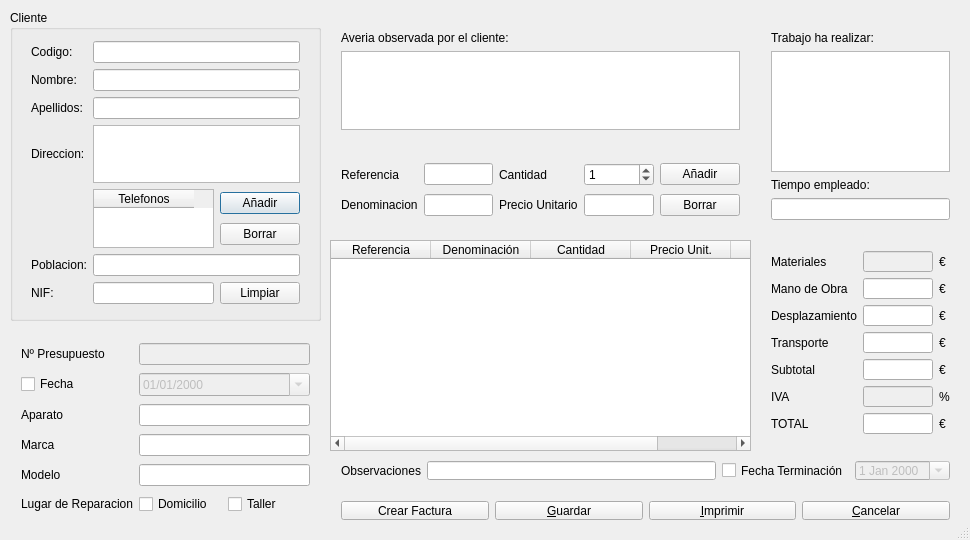
<ui version="4.0" >
 <class>NuevoPresupuestoDialogClass</class>
 <widget class="QDialog" name="NuevoPresupuestoDialogClass" >
  <property name="enabled" >
   <bool>true</bool>
  </property>
  <property name="geometry" >
   <rect>
    <x>0</x>
    <y>0</y>
    <width>970</width>
    <height>540</height>
   </rect>
  </property>
  <property name="windowTitle" >
   <string>Nuevo Presupuesto</string>
  </property>
  <property name="windowIcon" >
   <iconset>images/NPresupuesto.PNG</iconset>
  </property>
  <property name="sizeGripEnabled" >
   <bool>true</bool>
  </property>
  <widget class="QGroupBox" name="groupBox" >
   <property name="geometry" >
    <rect>
     <x>10</x>
     <y>10</y>
     <width>311</width>
     <height>311</height>
    </rect>
   </property>
   <property name="title" >
    <string>Cliente</string>
   </property>
   <widget class="QWidget" name="gridLayout" >
    <property name="geometry" >
     <rect>
      <x>10</x>
      <y>20</y>
      <width>291</width>
      <height>285</height>
     </rect>
    </property>
    <layout class="QGridLayout" >
     <item row="0" column="0" >
      <widget class="QLabel" name="label" >
       <property name="text" >
        <string>Codigo:</string>
       </property>
      </widget>
     </item>
     <item row="1" column="0" >
      <widget class="QLabel" name="label_2" >
       <property name="text" >
        <string>Nombre:</string>
       </property>
      </widget>
     </item>
     <item row="3" column="0" >
      <widget class="QLabel" name="label_3" >
       <property name="text" >
        <string>Direccion:</string>
       </property>
      </widget>
     </item>
     <item row="6" column="0" >
      <widget class="QLabel" name="label_4" >
       <property name="text" >
        <string>NIF:</string>
       </property>
      </widget>
     </item>
     <item row="0" column="1" colspan="4" >
      <widget class="QLineEdit" name="codigoEdit" />
     </item>
     <item row="1" column="1" colspan="4" >
      <widget class="QLineEdit" name="nombreEdit" />
     </item>
     <item row="2" column="1" colspan="4" >
      <widget class="QLineEdit" name="lineEdit_13" />
     </item>
     <item row="3" column="1" colspan="4" >
      <widget class="QTextEdit" name="direccionEdit" >
       <property name="tabChangesFocus" >
        <bool>true</bool>
       </property>
      </widget>
     </item>
     <item row="4" column="1" colspan="3" >
      <widget class="QTableWidget" name="tabla" >
       <column>
        <property name="text" >
         <string>Telefonos</string>
        </property>
       </column>
      </widget>
     </item>
     <item row="4" column="4" >
      <layout class="QVBoxLayout" >
       <item>
        <widget class="QPushButton" name="pushButton_6" >
         <property name="text" >
          <string>Añadir</string>
         </property>
        </widget>
       </item>
       <item>
        <widget class="QPushButton" name="pushButton_8" >
         <property name="text" >
          <string>Borrar</string>
         </property>
        </widget>
       </item>
      </layout>
     </item>
     <item row="5" column="1" colspan="4" >
      <widget class="QLineEdit" name="lineEdit_14" />
     </item>
     <item row="6" column="1" colspan="3" >
      <widget class="QLineEdit" name="nifEdit" />
     </item>
     <item row="2" column="0" >
      <widget class="QLabel" name="label_31" >
       <property name="text" >
        <string>Apellidos:</string>
       </property>
      </widget>
     </item>
     <item row="5" column="0" >
      <widget class="QLabel" name="label_32" >
       <property name="text" >
        <string>Poblacion:</string>
       </property>
      </widget>
     </item>
     <item row="6" column="4" >
      <widget class="QPushButton" name="pushButton_7" >
       <property name="text" >
        <string>Limpiar</string>
       </property>
      </widget>
     </item>
    </layout>
   </widget>
  </widget>
  <widget class="QWidget" name="gridLayout_2" >
   <property name="geometry" >
    <rect>
     <x>10</x>
     <y>330</y>
     <width>311</width>
     <height>201</height>
    </rect>
   </property>
   <layout class="QGridLayout" >
    <item row="1" column="1" colspan="2" >
     <widget class="QDateEdit" name="dateEdit" >
      <property name="enabled" >
       <bool>false</bool>
      </property>
      <property name="displayFormat" >
       <string>dd/MM/yyyy</string>
      </property>
      <property name="calendarPopup" >
       <bool>true</bool>
      </property>
     </widget>
    </item>
    <item row="1" column="0" >
     <widget class="QCheckBox" name="checkBox" >
      <property name="text" >
       <string>Fecha</string>
      </property>
     </widget>
    </item>
    <item row="2" column="0" >
     <widget class="QLabel" name="label_5" >
      <property name="text" >
       <string>Aparato</string>
      </property>
     </widget>
    </item>
    <item row="2" column="1" colspan="2" >
     <widget class="QLineEdit" name="lineEdit" />
    </item>
    <item row="3" column="0" >
     <widget class="QLabel" name="label_6" >
      <property name="text" >
       <string>Marca</string>
      </property>
     </widget>
    </item>
    <item row="3" column="1" colspan="2" >
     <widget class="QLineEdit" name="lineEdit_2" />
    </item>
    <item row="4" column="0" >
     <widget class="QLabel" name="label_7" >
      <property name="text" >
       <string>Modelo</string>
      </property>
     </widget>
    </item>
    <item row="4" column="1" colspan="2" >
     <widget class="QLineEdit" name="lineEdit_3" />
    </item>
    <item row="5" column="0" >
     <widget class="QLabel" name="label_8" >
      <property name="text" >
       <string>Lugar de Reparacion</string>
      </property>
     </widget>
    </item>
    <item row="0" column="0" >
     <widget class="QLabel" name="label_10" >
      <property name="text" >
       <string>Nº Presupuesto</string>
      </property>
     </widget>
    </item>
    <item row="0" column="1" colspan="2" >
     <widget class="QLineEdit" name="lineEdit_4" >
      <property name="enabled" >
       <bool>false</bool>
      </property>
     </widget>
    </item>
    <item row="5" column="1" >
     <widget class="QCheckBox" name="checkBox_2" >
      <property name="text" >
       <string>Domicilio</string>
      </property>
     </widget>
    </item>
    <item row="5" column="2" >
     <widget class="QCheckBox" name="checkBox_3" >
      <property name="text" >
       <string>Taller</string>
      </property>
     </widget>
    </item>
   </layout>
  </widget>
  <widget class="QWidget" name="verticalLayout" >
   <property name="geometry" >
    <rect>
     <x>330</x>
     <y>20</y>
     <width>421</width>
     <height>121</height>
    </rect>
   </property>
   <layout class="QVBoxLayout" >
    <item>
     <widget class="QLabel" name="label_9" >
      <property name="text" >
       <string>Averia observada por el cliente:</string>
      </property>
     </widget>
    </item>
    <item>
     <widget class="QTextEdit" name="textEdit" >
      <property name="tabChangesFocus" >
       <bool>true</bool>
      </property>
     </widget>
    </item>
   </layout>
  </widget>
  <widget class="QWidget" name="gridLayout_4" >
   <property name="geometry" >
    <rect>
     <x>330</x>
     <y>150</y>
     <width>421</width>
     <height>80</height>
    </rect>
   </property>
   <layout class="QGridLayout" >
    <item row="0" column="0" >
     <widget class="QLabel" name="label_21" >
      <property name="text" >
       <string>Referencia</string>
      </property>
     </widget>
    </item>
    <item row="1" column="0" >
     <widget class="QLabel" name="label_22" >
      <property name="text" >
       <string>Denominacion</string>
      </property>
     </widget>
    </item>
    <item row="0" column="1" >
     <widget class="QLineEdit" name="referenciaEdit" />
    </item>
    <item row="1" column="1" >
     <widget class="QLineEdit" name="descripcionEdit" />
    </item>
    <item row="0" column="2" >
     <widget class="QLabel" name="label_29" >
      <property name="text" >
       <string>Cantidad</string>
      </property>
     </widget>
    </item>
    <item row="1" column="2" >
     <widget class="QLabel" name="label_30" >
      <property name="text" >
       <string>Precio Unitario</string>
      </property>
     </widget>
    </item>
    <item row="0" column="3" >
     <widget class="QSpinBox" name="cantidadEdit" >
      <property name="value" >
       <number>1</number>
      </property>
     </widget>
    </item>
    <item row="1" column="3" >
     <widget class="QLineEdit" name="pvpEdit" >
      <property name="enabled" >
       <bool>true</bool>
      </property>
     </widget>
    </item>
    <item row="0" column="4" colspan="2" >
     <widget class="QPushButton" name="pushButton_3" >
      <property name="text" >
       <string>Añadir</string>
      </property>
     </widget>
    </item>
    <item row="1" column="4" colspan="2" >
     <widget class="QPushButton" name="pushButton_2" >
      <property name="text" >
       <string>Borrar</string>
      </property>
     </widget>
    </item>
   </layout>
  </widget>
  <widget class="QTableWidget" name="tableWidget" >
   <property name="enabled" >
    <bool>true</bool>
   </property>
   <property name="geometry" >
    <rect>
     <x>330</x>
     <y>240</y>
     <width>421</width>
     <height>211</height>
    </rect>
   </property>
   <property name="alternatingRowColors" >
    <bool>true</bool>
   </property>
   <property name="selectionMode" >
    <enum>QAbstractItemView::SingleSelection</enum>
   </property>
   <property name="selectionBehavior" >
    <enum>QAbstractItemView::SelectRows</enum>
   </property>
   <property name="rowCount" >
    <number>0</number>
   </property>
   <column>
    <property name="text" >
     <string>Referencia</string>
    </property>
   </column>
   <column>
    <property name="text" >
     <string>Denominación</string>
    </property>
   </column>
   <column>
    <property name="text" >
     <string>Cantidad</string>
    </property>
   </column>
   <column>
    <property name="text" >
     <string>Precio Unit.</string>
    </property>
   </column>
   <column>
    <property name="text" >
     <string>Total</string>
    </property>
   </column>
  </widget>
  <widget class="QWidget" name="verticalLayout_2" >
   <property name="geometry" >
    <rect>
     <x>760</x>
     <y>20</y>
     <width>201</width>
     <height>211</height>
    </rect>
   </property>
   <layout class="QVBoxLayout" >
    <item>
     <widget class="QLabel" name="label_11" >
      <property name="text" >
       <string>Trabajo ha realizar:</string>
      </property>
     </widget>
    </item>
    <item>
     <widget class="QTextEdit" name="textEdit_2" >
      <property name="tabChangesFocus" >
       <bool>true</bool>
      </property>
     </widget>
    </item>
    <item>
     <widget class="QLabel" name="label_12" >
      <property name="text" >
       <string>Tiempo empleado:</string>
      </property>
     </widget>
    </item>
    <item>
     <widget class="QLineEdit" name="lineEdit_5" />
    </item>
   </layout>
  </widget>
  <widget class="QWidget" name="gridLayout_3" >
   <property name="geometry" >
    <rect>
     <x>760</x>
     <y>240</y>
     <width>201</width>
     <height>205</height>
    </rect>
   </property>
   <layout class="QGridLayout" >
    <item row="0" column="0" >
     <widget class="QLabel" name="label_13" >
      <property name="text" >
       <string>Materiales</string>
      </property>
     </widget>
    </item>
    <item row="1" column="0" >
     <widget class="QLabel" name="label_14" >
      <property name="text" >
       <string>Mano de Obra</string>
      </property>
     </widget>
    </item>
    <item row="0" column="1" >
     <widget class="QLineEdit" name="lineEdit_6" >
      <property name="enabled" >
       <bool>false</bool>
      </property>
     </widget>
    </item>
    <item row="1" column="1" >
     <widget class="QLineEdit" name="lineEdit_7" />
    </item>
    <item row="2" column="0" >
     <widget class="QLabel" name="label_15" >
      <property name="text" >
       <string>Desplazamiento</string>
      </property>
     </widget>
    </item>
    <item row="3" column="0" >
     <widget class="QLabel" name="label_16" >
      <property name="text" >
       <string>Transporte</string>
      </property>
     </widget>
    </item>
    <item row="4" column="0" >
     <widget class="QLabel" name="label_17" >
      <property name="text" >
       <string>Subtotal</string>
      </property>
     </widget>
    </item>
    <item row="5" column="0" >
     <widget class="QLabel" name="label_18" >
      <property name="text" >
       <string>IVA</string>
      </property>
     </widget>
    </item>
    <item row="6" column="0" >
     <widget class="QLabel" name="label_19" >
      <property name="text" >
       <string>TOTAL</string>
      </property>
     </widget>
    </item>
    <item row="2" column="1" >
     <widget class="QLineEdit" name="lineEdit_8" />
    </item>
    <item row="3" column="1" >
     <widget class="QLineEdit" name="lineEdit_9" />
    </item>
    <item row="4" column="1" >
     <widget class="QLineEdit" name="lineEdit_10" />
    </item>
    <item row="5" column="1" >
     <widget class="QLineEdit" name="lineEdit_11" >
      <property name="enabled" >
       <bool>false</bool>
      </property>
     </widget>
    </item>
    <item row="6" column="1" >
     <widget class="QLineEdit" name="lineEdit_12" />
    </item>
    <item row="0" column="2" >
     <widget class="QLabel" name="label_20" >
      <property name="text" >
       <string>€</string>
      </property>
     </widget>
    </item>
    <item row="1" column="2" >
     <widget class="QLabel" name="label_23" >
      <property name="text" >
       <string>€</string>
      </property>
     </widget>
    </item>
    <item row="2" column="2" >
     <widget class="QLabel" name="label_24" >
      <property name="text" >
       <string>€</string>
      </property>
     </widget>
    </item>
    <item row="3" column="2" >
     <widget class="QLabel" name="label_25" >
      <property name="text" >
       <string>€</string>
      </property>
     </widget>
    </item>
    <item row="4" column="2" >
     <widget class="QLabel" name="label_26" >
      <property name="text" >
       <string>€</string>
      </property>
     </widget>
    </item>
    <item row="6" column="2" >
     <widget class="QLabel" name="label_28" >
      <property name="text" >
       <string>€</string>
      </property>
     </widget>
    </item>
    <item row="5" column="2" >
     <widget class="QLabel" name="label_27" >
      <property name="text" >
       <string>%</string>
      </property>
     </widget>
    </item>
   </layout>
  </widget>
  <widget class="QWidget" name="horizontalLayout_2" >
   <property name="geometry" >
    <rect>
     <x>330</x>
     <y>450</y>
     <width>631</width>
     <height>41</height>
    </rect>
   </property>
   <layout class="QHBoxLayout" >
    <item>
     <widget class="QLabel" name="label_33" >
      <property name="text" >
       <string>Observaciones</string>
      </property>
     </widget>
    </item>
    <item>
     <widget class="QLineEdit" name="lineEdit_15" />
    </item>
    <item>
     <widget class="QCheckBox" name="checkBox_4" >
      <property name="text" >
       <string>Fecha Terminación</string>
      </property>
     </widget>
    </item>
    <item>
     <widget class="QDateEdit" name="dateEdit_2" >
      <property name="enabled" >
       <bool>false</bool>
      </property>
      <property name="calendarPopup" >
       <bool>true</bool>
      </property>
     </widget>
    </item>
   </layout>
  </widget>
  <widget class="QWidget" name="horizontalLayout" >
   <property name="geometry" >
    <rect>
     <x>330</x>
     <y>490</y>
     <width>631</width>
     <height>41</height>
    </rect>
   </property>
   <layout class="QHBoxLayout" >
    <item>
     <widget class="QPushButton" name="pushButton_9" >
      <property name="text" >
       <string>Crear Factura</string>
      </property>
     </widget>
    </item>
    <item>
     <widget class="QPushButton" name="pushButton_5" >
      <property name="text" >
       <string>&amp;Guardar</string>
      </property>
     </widget>
    </item>
    <item>
     <widget class="QPushButton" name="pushButton_4" >
      <property name="text" >
       <string>&amp;Imprimir</string>
      </property>
     </widget>
    </item>
    <item>
     <widget class="QPushButton" name="pushButton" >
      <property name="text" >
       <string>&amp;Cancelar</string>
      </property>
     </widget>
    </item>
   </layout>
  </widget>
 </widget>
 <layoutdefault spacing="6" margin="11" />
 <resources/>
 <connections>
  <connection>
   <sender>checkBox</sender>
   <signal>clicked(bool)</signal>
   <receiver>dateEdit</receiver>
   <slot>setEnabled(bool)</slot>
   <hints>
    <hint type="sourcelabel" >
     <x>109</x>
     <y>389</y>
    </hint>
    <hint type="destinationlabel" >
     <x>319</x>
     <y>390</y>
    </hint>
   </hints>
  </connection>
  <connection>
   <sender>pushButton</sender>
   <signal>clicked()</signal>
   <receiver>NuevoPresupuestoDialogClass</receiver>
   <slot>reject()</slot>
   <hints>
    <hint type="sourcelabel" >
     <x>959</x>
     <y>498</y>
    </hint>
    <hint type="destinationlabel" >
     <x>806</x>
     <y>452</y>
    </hint>
   </hints>
  </connection>
  <connection>
   <sender>checkBox_4</sender>
   <signal>clicked(bool)</signal>
   <receiver>dateEdit_2</receiver>
   <slot>setEnabled(bool)</slot>
   <hints>
    <hint type="sourcelabel" >
     <x>779</x>
     <y>470</y>
    </hint>
    <hint type="destinationlabel" >
     <x>896</x>
     <y>468</y>
    </hint>
   </hints>
  </connection>
 </connections>
</ui>
